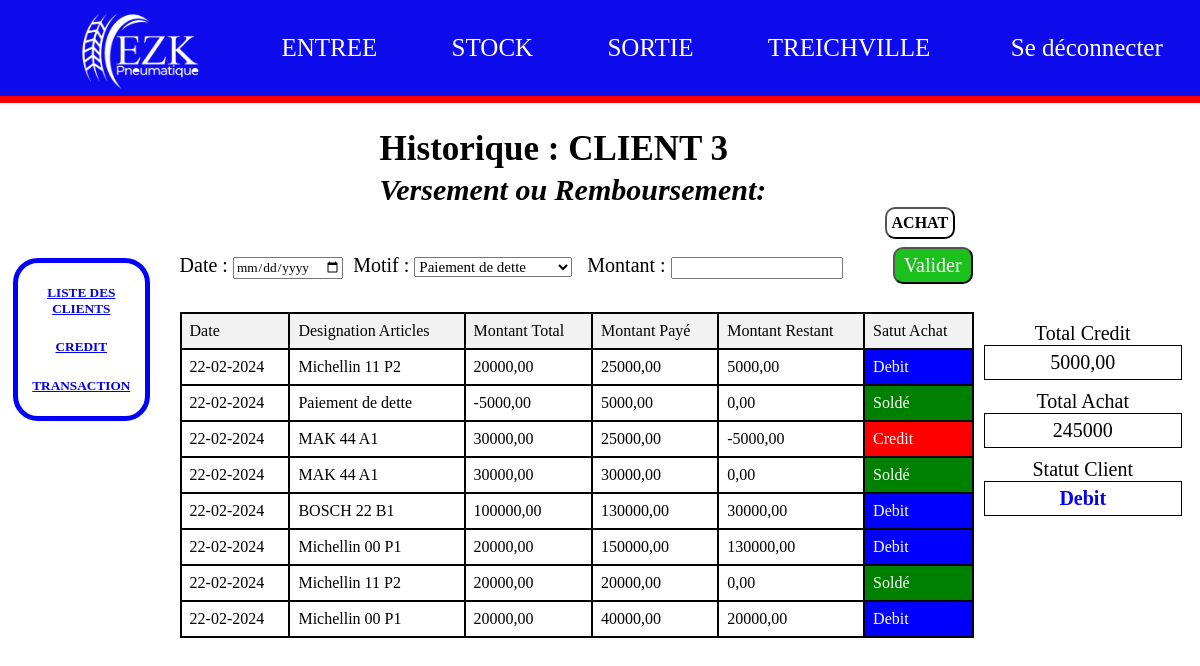
Page /historique/23/ (signed in) on the committed database.
### myapp/models.py (models this page shows, shortened)
class Client(models.Model):
    idClient = models.AutoField(primary_key=True)
    Nom = models.CharField(max_length=45)
    Contact = models.CharField(max_length=45)
    Statut = models.BooleanField(default=True)
    etat_compte = models.IntegerField(default=1)
    def montant_total_restant(self):
        latest_record = Historique.objects.filter(Client=self).order_by('-idHistorique').first()
        if latest_record :
            return latest_record.Montant_Restant
        else:
            return 0
    def montant_paye(self):
        return Historique.objects.filter(Client=self).exclude(Designation="Remboursement").aggregate(Sum('Montant_Paye'))['Montant_Paye__sum'] or 0
    def montant_total(self):
        return (
            Historique.objects
            .filter(Client=self)
            .annotate(absolute_total=Func(F('Montant_Total'), function='ABS'))
            .aggregate(Sum('absolute_total'))['absolute_total__sum'] or 0
        )
    class Meta:
        db_table = 'Client'
        verbose_name = 'Client'
        verbose_name_plural = 'Clients'

class Historique(models.Model):
    idHistorique = models.AutoField(primary_key=True)
    Date_Achat = models.DateTimeField()
    Designation = models.CharField(max_length=45)
    Montant_Total = models.DecimalField(max_digits=10, decimal_places=2)
    Montant_Paye = models.DecimalField(max_digits=10, decimal_places=2)
    Montant_Restant = models.DecimalField(max_digits=10, decimal_places=2)
    Client = models.ForeignKey(Client, on_delete=models.CASCADE)
    class Meta:
        db_table = 'Historique'
        verbose_name = 'Historique'
        verbose_name_plural = 'Historiques'

### myapp/views.py (the view)
# urls.py: path("historique/<int:client_id>/", views.historique, name="historique"),
def historique(request, client_id):
    try:
        admin = Administrateur.objects.get(idAdministrateur = request.session["user_connect"])
    except:
        return redirect("myapp:PageConnexion")
    if admin is not None:
        client = Client.objects.get(pk=client_id)
        if client is not None:
            if request.method == "POST":
                date = request.POST.get("date")
                motif = request.POST.get("motif")
                montant = int(request.POST.get("montant"))
                montant_total_restant = client.montant_total_restant()
                if date and motif=="Paiement de dette" and montant:
                    montant_restant = int(montant_total_restant + Decimal(str(montant)))
                elif date and motif == "Remboursement client" and montant:
                    montant_restant = int(montant_total_restant - Decimal(str(montant)))
                Historique.objects.create(
                    Date_Achat=date,
                    Designation=motif,
                    Montant_Total= montant_total_restant,
                    Montant_Paye=montant,
                    Montant_Restant=montant_restant,
                    Client=client
                )
                if montant_restant > 0:
                    client.Statut = False
                    client.etat_compte = 3
                    client.save()
                elif montant_restant == 0:
                    client.Statut = True
                    client.etat_compte = 2
                    client.save()
                else:
                    client.Statut = True
                    client.etat_compte = 1
                    client.save()
                return redirect("myapp:historique", client_id=client.idClient)
            else:
                montant_restant = client.montant_total_restant()
                montant_paye = client.montant_paye()
                montant_total = client.montant_total()
                list_historique = Historique.objects.filter(Client=client).order_by("-idHistorique")
                context = {
                    "historiques": list_historique,
                    "client": client,
                    "montant_achat": montant_total,
                    "montant_credit": montant_restant,
                    "montant_versement": montant_paye
                }
                return render(request, "historique.html", context)

### myapp/templates/historique.html (shortened to what this page needs)
{% load static %}
<!DOCTYPE html>
<html lang="en">
  <head>
    <link rel="stylesheet" href="{% static 'CSS/style.css' %}" />
  </head>
  <body>
    {% include 'header.html'%}
    <main>
      <section>
        {% include 'sidebar.html'%}
        <div class="right">
          <h2 style="font-size: 35px; margin-left:200px">
            Historique : {{client.Nom}}
          </h2 >
          <h3 style="margin-left:200px">Versement ou Remboursement:</h3>
          <div class="search">
            <a href="{% url 'myapp:achat' client.idClient %}">
              <button><b> Achat</b></button>
            </a>
            <form action="{% url 'myapp:historique' client.idClient %}" method="post">
              <label for="date">Date : </label
              ><input
                type="date"
                name="date"
                id="date"
                class="Versement"
                required
              />&nbsp; <label for="motif">Motif : </label
              >
              <select name="motif" id="motif">
                <option value="Paiement de dette">Paiement de dette</option>
              </select>
              &nbsp; <label for="montant">Montant : </label
              ><input
                type="number"
                name="montant"
                id="montant"
                required
              />
                <input
                type="submit"
                value="Valider"
                style="
                  background-color: rgb(29, 193, 29);
                  color: #fff;
                  font-size: 20px;
                  cursor: pointer;
                  padding: 5px;
                  width: 80px;
                  marque-left:50px;
                  border-radius: 10px;
                  margin-top: 5px;
                "
              />
            </form>
          </div>
          <br />
          <div class="resultat">
            <div class="all">
              <table>
                <thead>
                  <tr>
                    <td>Date</td>
                    <td>Designation Articles</td>
                    <td>Montant Total</td>
                    <td>Montant Payé</td>
                    <td>Montant Restant</td>
                    <td>Satut Achat</td>
                  </tr>
                </thead>
                <tbody>
                  {% for historique in historiques %}
                    <tr>
                      <td>{{historique.Date_Achat | date:"d-m-Y"}}</td>
                      <td>{{historique.Designation}}</td>
                      <td>{{historique.Montant_Total}}</td>
                      <td>{{historique.Montant_Paye}}</td>
                      <td>{{historique.Montant_Restant}}</td>
                      {% if historique.Montant_Restant > 0 %}
                        <td class="debit">Debit</td>
                      {% elif historique.Montant_Restant == 0 %}
                        <td class="solde">Soldé</td>
                      {% else %}
                      <td class="credit">Credit</td>
                      {% endif %}
                    </tr>
                  {% endfor %}
                </tbody>
              </table>
            </div>
            <div class="total">
              <span>Total Credit </span>
              <div class="boite">{{montant_credit}}</div>
              <span>Total Achat</span>
              <div class="boite">{{montant_achat}}</div>
              <span>Statut Client</span>
              {% if client.etat_compte == 3 %}
              <div class="boite" style="color:blue; font-weight: bold;">Debit</div>
              {% elif client.etat_compte == 2 %}
                <div class="boite" style="color:green; font-weight: bold;">Soldé</div>
              {% else %}
                <div class="boite" style="color:red; font-weight: bold;">Crédit</div>
              {% endif %}
            </div>
          </div>
        </div>
      </section>
    </main>
  </body>
</html>

### myapp/static/CSS/style.css (style rules this page uses)
* { font-family: "Times News Roman"; }
main { padding-top: 120px; }
main section { display: flex; }
main section .right { flex: 8; margin-left: 15px; }
main section .right .search { margin-bottom: 10px; font-size: 20px; }
main section .right .search select, main section .right .search input[type="submit"], main section .right .search input[type="text"] { font-size: 15px; }
main section .right .resultat { display: flex; }
main section .right .resultat .all { flex: 8; }
main section .right .resultat .total { text-align: center; padding: 10px; font-size: 20px; flex: 2; }
main section .right .resultat .total .boite { padding: 5px; border: solid 1px black; margin-bottom: 10px; }
.search a button { position: relative; right: -705px; margin-bottom: 3px; font-size: 16px; background-color: #fff; text-transform: uppercase; border-radius: 10px; padding: 5px; cursor: pointer; }
main section .right .resultat .all table { border-collapse: collapse; width: 100%; border: 2px solid black; }
main section .right .resultat .all table, main section .right .resultat .all table td { border: 2px solid black; }
main section .right .resultat .all table thead { border: 2px solid black; background-color: #f2f2f2; }
main section .right .resultat .all table td { padding: 8px; }
.credit { background-color: red; color: #fff; }
.solde { background-color: green; color: #fff; }
.debit { background-color: blue; color: #fff; }
.right h2 { margin-bottom: 1px; margin-top: 1px; }
.right h3 { font-size: 30px; margin: 4px 0 10px 0; font-style: italic; margin-bottom: 0; }
.search a, .search a:visited { color: black; text-decoration: none; }

### rows in the picture
Client: Nom "CLIENT 3"
Historique: Date_Achat "22-02-2024", Designation "Michellin 11 P2", Montant_Total "20000,00", Montant_Paye "25000,00", Montant_Restant "5000,00", shows "Debit"
Historique: Date_Achat "22-02-2024", Designation "Paiement de dette", Montant_Total "-5000,00", Montant_Paye "5000,00", Montant_Restant "0,00", shows "Soldé"
Historique: Date_Achat "22-02-2024", Designation "MAK 44 A1", Montant_Total "30000,00", Montant_Paye "25000,00", Montant_Restant "-5000,00", shows "Credit"
Historique: Date_Achat "22-02-2024", Designation "MAK 44 A1", Montant_Total "30000,00", Montant_Paye "30000,00", Montant_Restant "0,00", shows "Soldé"
Historique: Date_Achat "22-02-2024", Designation "BOSCH 22 B1", Montant_Total "100000,00", Montant_Paye "130000,00", Montant_Restant "30000,00", shows "Debit"
Historique: Date_Achat "22-02-2024", Designation "Michellin 00 P1", Montant_Total "20000,00", Montant_Paye "150000,00", Montant_Restant "130000,00", shows "Debit"
Historique: Date_Achat "22-02-2024", Designation "Michellin 11 P2", Montant_Total "20000,00", Montant_Paye "20000,00", Montant_Restant "0,00", shows "Soldé"
Historique: Date_Achat "22-02-2024", Designation "Michellin 00 P1", Montant_Total "20000,00", Montant_Paye "40000,00", Montant_Restant "20000,00", shows "Debit"

### other values in the picture
{{ montant_achat }} "245000"
